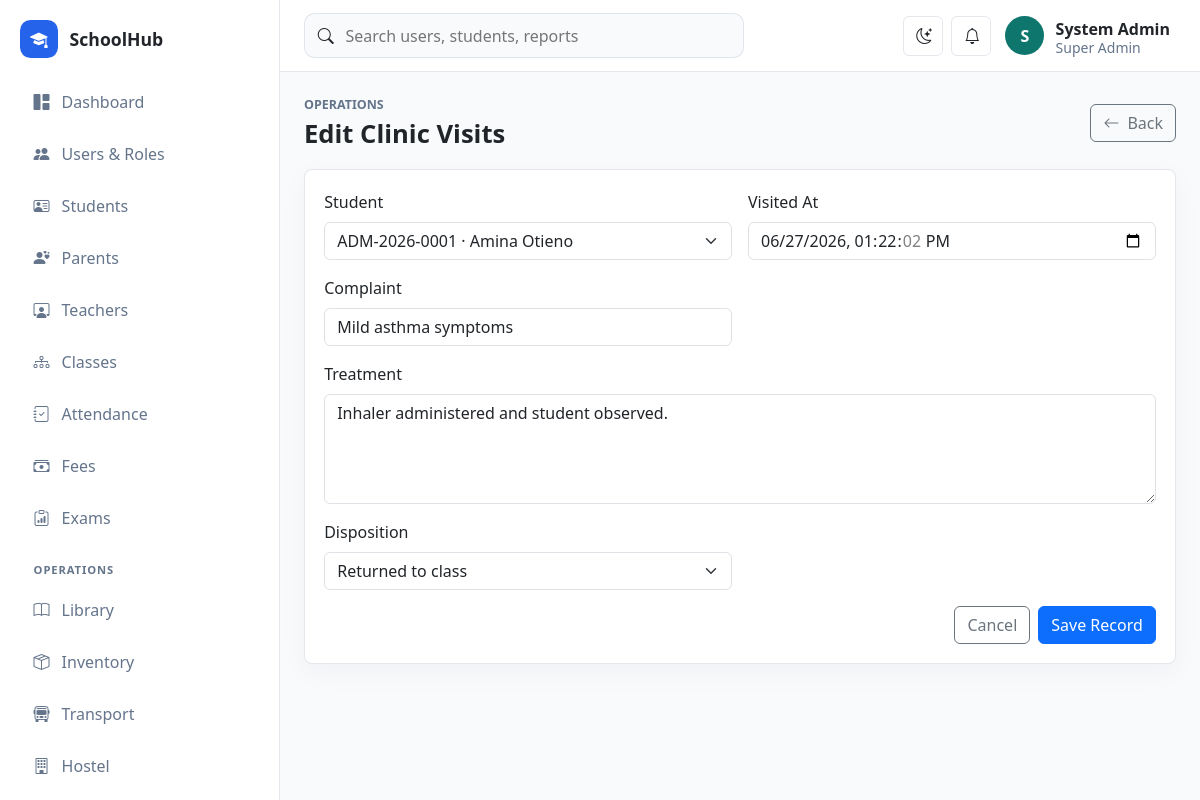
The app's page /school/public/operations/form?module=clinic&id=1 (signed in) with its own data.
### tables this page shows
CREATE TABLE clinic_visits (
    id BIGINT UNSIGNED AUTO_INCREMENT PRIMARY KEY,
    student_id BIGINT UNSIGNED NOT NULL,
    visited_at DATETIME NOT NULL,
    complaint VARCHAR(255) NOT NULL,
    treatment TEXT NULL,
    disposition ENUM('returned_to_class','sent_home','referred') NOT NULL DEFAULT 'returned_to_class',
    handled_by BIGINT UNSIGNED NULL,
    CONSTRAINT fk_clinic_student FOREIGN KEY (student_id) REFERENCES students(id),
    CONSTRAINT fk_clinic_user FOREIGN KEY (handled_by) REFERENCES users(id) ON DELETE SET NULL
);

### app/Core/View.php (called while the page is built, shortened)
<?php
final class View
{
    public static function render(string $view, array $data = [], string $layout = 'app'): void
    {
        extract($data, EXTR_SKIP);
        $viewFile = dirname(__DIR__) . "/Views/{$view}.php";
        require $viewFile;
    }
}

### app/Controllers/OperationsController.php (called while the page is built, shortened)
<?php
final class OperationsController
{
    public function form(): void
    {
        $module = $this->resolve();
        $id = (string)Request::input('id', '');
        View::render('operations/form', ['title' => $id ? 'Edit ' . $module['title'] : 'Add ' . $module['title'], 'module' => $module, 'moduleKey' => Request::input('module'), 'record' => $id ? Operations::find($module, $id) : [], 'students' => !empty($module['student']) ? Lookup::students() : []]);
    }
    private function resolve(): array
    {
        $module = Operations::module((string)Request::input('module', 'library'));
        return $module;
    }
}

### app/Core/Router.php (called while the page is built, shortened)
<?php
final class Router
{
    private array $routes = [];
    public function get(string $path, array $handler): void
    {
        $this->routes['GET'][$this->normalize($path)] = $handler;
    }
    public function post(string $path, array $handler): void
    {
        $this->routes['POST'][$this->normalize($path)] = $handler;
    }
    public function dispatch(): void
    {
        $method = Request::method();
        $path = Request::path();
        $handler = $this->routes[$method][$path] ?? null;
        [$class, $action] = $handler;
        (new $class())->{$action}();
    }
    private function normalize(string $path): string
    {
        return '/' . trim($path, '/');
    }
}

### public/index.php (called while the page is built, shortened)
<?php
spl_autoload_register(function (string $class): void {
    $prefix = 'App\\';
    $relative = str_replace('\\', '/', substr($class, strlen($prefix)));
    $file = dirname(__DIR__) . '/app/' . $relative . '.php';
});
require dirname(__DIR__) . '/app/Core/helpers.php';
$config = require dirname(__DIR__) . '/config/app.php';
$router = new Router();
$router->get('/', [DashboardController::class, 'index']);
$router->get('/login', [AuthController::class, 'showLogin']);
$router->post('/login', [AuthController::class, 'login']);
$router->post('/logout', [AuthController::class, 'logout']);
$router->get('/dashboard', [DashboardController::class, 'index']);
$router->get('/users', [UserController::class, 'index']);
$router->get('/users/create', [UserController::class, 'create']);
$router->post('/users', [UserController::class, 'store']);
$router->get('/users/edit', [UserController::class, 'edit']);
$router->post('/users/update', [UserController::class, 'update']);
$router->post('/users/delete', [UserController::class, 'destroy']);
$router->get('/students', [StudentController::class, 'index']);
$router->get('/students/create', [StudentController::class, 'create']);
$router->post('/students', [StudentController::class, 'store']);
$router->get('/students/edit', [StudentController::class, 'edit']);
$router->post('/students/update', [StudentController::class, 'update']);
$router->post('/students/delete', [StudentController::class, 'destroy']);
$router->get('/teachers', [TeacherController::class, 'index']);
$router->get('/teachers/create', [TeacherController::class, 'create']);
$router->post('/teachers', [TeacherController::class, 'store']);
$router->get('/teachers/edit', [TeacherController::class, 'edit']);
$router->post('/teachers/update', [TeacherController::class, 'update']);
$router->post('/teachers/delete', [TeacherController::class, 'destroy']);
$router->get('/parents', [ParentController::class, 'index']);
$router->get('/parents/create', [ParentController::class, 'create']);
$router->post('/parents', [ParentController::class, 'store']);
$router->get('/parents/edit', [ParentController::class, 'edit']);
$router->post('/parents/update', [ParentController::class, 'update']);
$router->post('/parents/delete', [ParentController::class, 'destroy']);
$router->get('/classes', [ClassController::class, 'index']);
$router->get('/classes/create', [ClassController::class, 'create']);
$router->post('/classes', [ClassController::class, 'store']);
$router->get('/classes/edit', [ClassController::class, 'edit']);
$router->post('/classes/update', [ClassController::class, 'update']);
$router->post('/classes/delete', [ClassController::class, 'destroy']);
$router->get('/attendance', [AttendanceController::class, 'index']);
$router->post('/attendance', [AttendanceController::class, 'store']);
$router->get('/fees', [FeeController::class, 'index']);
$router->post('/fees/invoice', [FeeController::class, 'invoice']);
$router->post('/fees/payment', [FeeController::class, 'payment']);
$router->get('/exams', [ExamController::class, 'index']);
$router->post('/exams/exam', [ExamController::class, 'exam']);
$router->post('/exams/result', [ExamController::class, 'result']);
$router->get('/operations', [OperationsController::class, 'index']);
$router->get('/operations/form', [OperationsController::class, 'form']);
$router->post('/operations/save', [OperationsController::class, 'save']);
$router->post('/operations/delete', [OperationsController::class, 'destroy']);
$router->get('/reports', [ReportController::class, 'index']);
$router->dispatch();

### app/Core/helpers.php (called while the page is built, shortened)
<?php
function app_config(string $key, mixed $default = null): mixed
{
    static $config = null;
    $config ??= require dirname(__DIR__, 2) . '/config/app.php';
    return $config[$key] ?? $default;
}
function url(string $path = ''): string
{
    return rtrim(app_config('base_url'), '/') . '/' . ltrim($path, '/');
}
function e(mixed $value): string
{
    return htmlspecialchars((string)$value, ENT_QUOTES, 'UTF-8');
}

### config/app.php (called while the page is built)
<?php
return [
    'name' => 'SchoolHub',
    'base_url' => '/school/public',
    'timezone' => 'Africa/Nairobi',
    'session_name' => 'schoolhub_session',
    'debug' => true,
];

### config/database.php (called while the page is built)
<?php
return [
    'host' => '127.0.0.1',
    'port' => '3306',
    'database' => 'schoolhub',
    'username' => 'root',
    'password' => '',
    'charset' => 'utf8mb4',
];

### app/Core/Database.php (called while the page is built, shortened)
<?php
final class Database
{
    private static ?PDO $connection = null;
    public static function connection(): PDO
    {
        if (self::$connection !== null) {
            return self::$connection;
        }
        $config = require dirname(__DIR__, 2) . '/config/database.php';
        $dsn = sprintf(
            'mysql:host=%s;port=%s;dbname=%s;charset=%s',
            $config['host'],
            $config['port'],
            $config['database'],
            $config['charset']
        );
        try {
            self::$connection = new PDO($dsn, $config['username'], $config['password'], [
                PDO::ATTR_ERRMODE => PDO::ERRMODE_EXCEPTION,
                PDO::ATTR_DEFAULT_FETCH_MODE => PDO::FETCH_ASSOC,
                PDO::ATTR_EMULATE_PREPARES => false,
            ]);
        } catch (PDOException $exception) {
            http_response_code(500);
            exit('Database connection failed. Check config/database.php and import database/schema.sql.');
        }
        return self::$connection;
    }
}

### app/Models/Lookup.php (called while the page is built, shortened)
<?php
final class Lookup
{
    public static function students(): array
    {
        return Database::connection()->query(
            'SELECT id, admission_no, CONCAT(first_name, " ", last_name) AS name FROM students ORDER BY admission_no'
        )->fetchAll();
    }
}

### app/Models/Operations.php (called while the page is built, shortened)
<?php
final class Operations
{
    public static function find(array $module, string $id): ?array
    {
        $key = $module['primary_key'] ?? 'id';
        $stmt = Database::connection()->prepare("SELECT * FROM {$module['table']} WHERE {$key} = :id");
        $stmt->execute(['id' => $id]);
        return $stmt->fetch() ?: null;
    }
}

### app/Views/operations/form.php (the view, shortened to what this page needs)
<div class="page-heading"><div><p class="eyebrow">Operations</p><h1><?= e($title) ?></h1></div><a class="btn btn-outline-secondary" href="<?= e(url('/operations?module=' . urlencode($moduleKey))) ?>"><i class="bi bi-arrow-left me-2"></i>Back</a></div>
<section class="panel"><form class="row g-3" method="post" action="<?= e(url('/operations/save')) ?>">
<?php if (!empty($module['student'])): ?><div class="col-md-6"><label class="form-label">Student</label><select class="form-select" name="student_id" required><?php foreach ($students as $student): ?><option value="<?= e($student['id']) ?>" <?= (string)($record['student_id'] ?? '') === (string)$student['id'] ? 'selected' : '' ?>><?= e($student['admission_no'] . ' · ' . $student['name']) ?></option><?php endforeach; ?></select></div><?php endif; ?>
<?php foreach ($module['fields'] as $field => $definition): $parts = explode(':', $definition, 2); $label = $parts[0]; $kind = $parts[1] ?? 'text'; $full = $kind === 'textarea' ? 'col-12' : 'col-md-6'; ?>
<div class="<?= e($full) ?>"><label class="form-label" for="<?= e($field) ?>"><?= e($label) ?></label>
<?php if ($kind === 'textarea'): ?><textarea class="form-control" id="<?= e($field) ?>" name="<?= e($field) ?>" rows="4"><?= e($record[$field] ?? '') ?></textarea>
<?php elseif (str_starts_with($kind, 'select(')): $options = explode('|', rtrim(substr($kind, 7), ')')); ?><select class="form-select" id="<?= e($field) ?>" name="<?= e($field) ?>"><?php foreach ($options as $option): ?><option value="<?= e($option) ?>" <?= ($record[$field] ?? '') === $option ? 'selected' : '' ?>><?= e(ucfirst(str_replace('_', ' ', $option))) ?></option><?php endforeach; ?></select>
<?php else: ?><input class="form-control" id="<?= e($field) ?>" name="<?= e($field) ?>" type="<?= e($kind) ?>" value="<?= e($record[$field] ?? '') ?>"><?php endif; ?>
</div><?php endforeach; ?>
<div class="col-12 d-flex justify-content-end gap-2"><a class="btn btn-outline-secondary" href="<?= e(url('/operations?module=' . urlencode($moduleKey))) ?>">Cancel</a><button class="btn btn-primary">Save Record</button></div></form></section>

### public/assets/css/app.css (style rules this page uses)
:root { --sidebar-width: 280px; --border-color: rgba(148, 163, 184, .25); --surface: #ffffff; --muted-surface: #f8fafc; --text-soft: #64748b; }
body { background: var(--muted-surface); color: var(--bs-body-color); }
.page-heading { display: flex; justify-content: space-between; align-items: center; gap: 1rem; margin-bottom: 1.25rem; }
.page-heading h1 { margin: 0; font-size: clamp(1.6rem, 2vw, 2.2rem); font-weight: 800; }
.eyebrow { margin: 0 0 .25rem; color: var(--text-soft); font-size: .78rem; text-transform: uppercase; font-weight: 800; }
.metric-card, .panel { background: var(--surface); border: 1px solid var(--border-color); border-radius: .5rem; box-shadow: 0 8px 28px rgba(15, 23, 42, .04); }
.panel { padding: 1.2rem; }

### records on screen
clinic_visits: student_id "ADM-2026-0001 · Amina Otieno", visited_at "06/27/2026 13:22:02", complaint "Mild asthma symptoms", treatment "Inhaler administered and student observed.", disposition "Returned to class"

### other values on screen
app_config('name') "SchoolHub"
substr(current_user()['name'] ?? 'U', 0, 1) "S"
current_user()['name'] "System Admin"
current_user()['role'] "Super Admin"
$title "Edit Clinic Visits"
$label "Visited At"
$label "Complaint"
$label "Treatment"
$label "Disposition"
